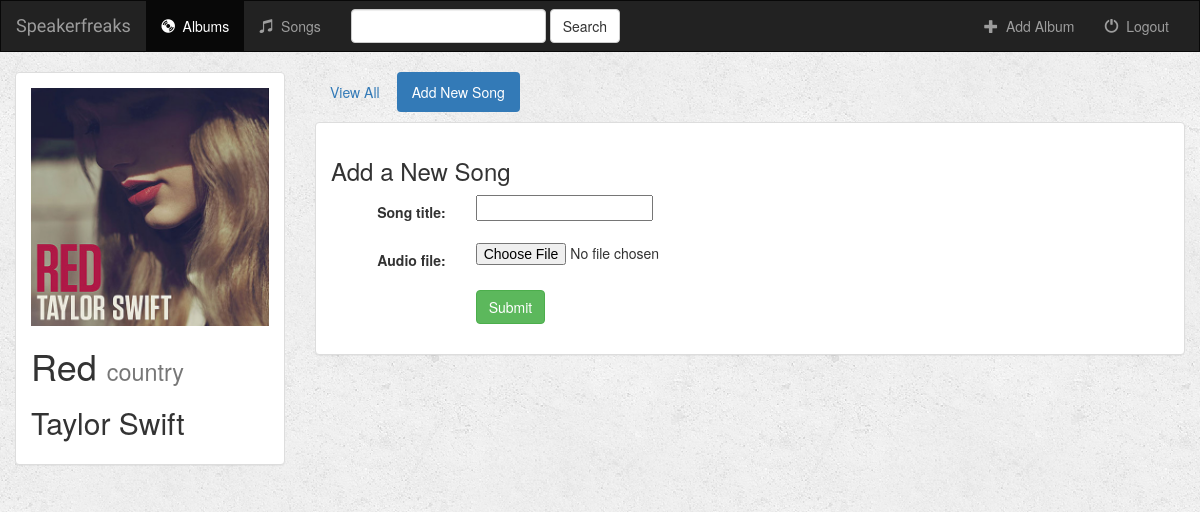
Page /music/66/create_song/ on the committed database.
### music/models.py (models this page shows)
class Album(models.Model):
    user = models.ForeignKey(User, default=1)
    artist = models.CharField(max_length=250)
    album_title = models.CharField(max_length=500)
    genre = models.CharField(max_length=100)
    album_logo = models.FileField()
    is_favorite = models.BooleanField(default=False)
    def __str__(self):
        return self.album_title + ' - ' + self.artist

### music/views.py (the view, shortened to what this page needs)
# urls.py: url(r'^(?P<album_id>[0-9]+)/create_song/$', views.create_song, name='create_song'),
def create_song(request, album_id):
    form = SongForm(request.POST or None, request.FILES or None)
    album = get_object_or_404(Album, pk=album_id)
    context = {
        'album': album,
        'form': form,
    }
    return render(request, 'music/create_song.html', context)

### music/forms.py
class SongForm(forms.ModelForm):
    class Meta:
        model = Song
        fields = ['song_title', 'audio_file']

### music/templates/music/create_song.html (shortened to what this page needs)
{% extends 'music/base.html' %}
{% block albums_active %}active{% endblock %}
{% block body %}
<div class="container-fluid">
    <div class="row">
        <div class="col-sm-4 col-md-3">
            <div class="panel panel-default">
                <div class="panel-body">
                        <a href="{% url 'music:detail' album.id %}">
                            {% if album.album_logo %}
                                <img src="{{ album.album_logo.url }}" class="img-responsive">
                            {% else %}
                                <h3>No image to display</h3>
                            {% endif %}
                        </a>
                    <h1>{{ album.album_title }} <small>{{ album.genre }}</small></h1>
                    <h2>{{ album.artist }}</h2>
                </div>
            </div>
        </div>
        <div class="col-sm-8 col-md-9">
            <ul class="nav nav-pills" style="margin-bottom: 10px;">
                <li role="presentation"><a href="{% url 'music:detail' album.id %}">View All</a></li>
                <li role="presentation" class="active"><a href="{% url 'music:create_song' album.id %}">Add New Song</a></li>
            </ul>
            <div class="panel panel-default">
                <div class="panel-body">
                    <h3>Add a New Song</h3>
                    <form class="form-horizontal" role="form" action="" method="post" enctype="multipart/form-data">
                        {% include 'music/form_template.html' %}
                        <div class="form-group">
                            <div class="col-sm-offset-2 col-sm-10">
                                <button type="submit" class="btn btn-success">Submit</button>
                            </div>
                        </div>
                    </form>
                </div>
            </div>
        </div>
    </div>
</div>
{% endblock %}

### music/static/music/style.css (style rules this page uses)
body { background: white url("images/background.png"); }

### rows in the picture
Album: album_logo (picture), album_title "Red", genre "country", artist "Taylor Swift"

### other values in the picture
{{ field.label_tag }} "Song title:" "Audio file:"
